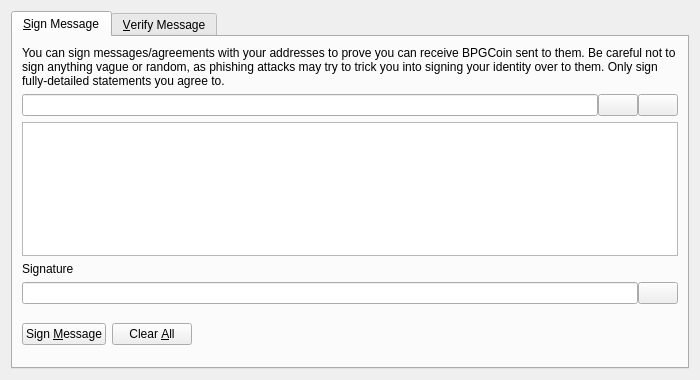
<?xml version="1.0" encoding="UTF-8"?>
<ui version="4.0">
 <class>SignVerifyMessageDialog</class>
 <widget class="QDialog" name="SignVerifyMessageDialog">
  <property name="geometry">
   <rect>
    <x>0</x>
    <y>0</y>
    <width>700</width>
    <height>380</height>
   </rect>
  </property>
  <property name="windowTitle">
   <string>Signatures - Sign / Verify a Message</string>
  </property>
  <property name="modal">
   <bool>true</bool>
  </property>
  <layout class="QVBoxLayout" name="verticalLayout">
   <item>
    <widget class="QTabWidget" name="tabWidget">
     <property name="currentIndex">
      <number>0</number>
     </property>
     <widget class="QWidget" name="tabSignMessage">
      <attribute name="title">
       <string>&amp;Sign Message</string>
      </attribute>
      <layout class="QVBoxLayout" name="verticalLayout_SM">
       <item>
        <widget class="QLabel" name="infoLabel_SM">
         <property name="text">
          <string>You can sign messages/agreements with your addresses to prove you can receive BPGCoin sent to them. Be careful not to sign anything vague or random, as phishing attacks may try to trick you into signing your identity over to them. Only sign fully-detailed statements you agree to.</string>
         </property>
         <property name="textFormat">
          <enum>Qt::PlainText</enum>
         </property>
         <property name="wordWrap">
          <bool>true</bool>
         </property>
        </widget>
       </item>
       <item>
        <layout class="QHBoxLayout" name="horizontalLayout_1_SM">
         <property name="spacing">
          <number>0</number>
         </property>
         <item>
          <widget class="QValidatedLineEdit" name="addressIn_SM">
           <property name="toolTip">
            <string>The BPGCoin address to sign the message with</string>
           </property>
          </widget>
         </item>
         <item>
          <widget class="QPushButton" name="addressBookButton_SM">
           <property name="toolTip">
            <string>Choose previously used address</string>
           </property>
           <property name="text">
            <string/>
           </property>
           <property name="shortcut">
            <string>Alt+A</string>
           </property>
           <property name="autoDefault">
            <bool>false</bool>
           </property>
          </widget>
         </item>
         <item>
          <widget class="QPushButton" name="pasteButton_SM">
           <property name="toolTip">
            <string>Paste address from clipboard</string>
           </property>
           <property name="text">
            <string/>
           </property>
           <property name="shortcut">
            <string>Alt+P</string>
           </property>
           <property name="autoDefault">
            <bool>false</bool>
           </property>
          </widget>
         </item>
        </layout>
       </item>
       <item>
        <widget class="QPlainTextEdit" name="messageIn_SM">
         <property name="toolTip">
          <string>Enter the message you want to sign here</string>
         </property>
        </widget>
       </item>
       <item>
        <widget class="QLabel" name="signatureLabel_SM">
         <property name="text">
          <string>Signature</string>
         </property>
         <property name="textFormat">
          <enum>Qt::PlainText</enum>
         </property>
        </widget>
       </item>
       <item>
        <layout class="QHBoxLayout" name="horizontalLayout_2_SM">
         <property name="spacing">
          <number>0</number>
         </property>
         <item>
          <widget class="QLineEdit" name="signatureOut_SM">
           <property name="font">
            <font>
             <italic>true</italic>
            </font>
           </property>
           <property name="readOnly">
            <bool>true</bool>
           </property>
          </widget>
         </item>
         <item>
          <widget class="QPushButton" name="copySignatureButton_SM">
           <property name="toolTip">
            <string>Copy the current signature to the system clipboard</string>
           </property>
           <property name="text">
            <string/>
           </property>
           <property name="autoDefault">
            <bool>false</bool>
           </property>
          </widget>
         </item>
        </layout>
       </item>
       <item>
        <layout class="QHBoxLayout" name="horizontalLayout_3_SM">
         <item>
          <widget class="QPushButton" name="signMessageButton_SM">
           <property name="toolTip">
            <string>Sign the message to prove you own this BPGCoin address</string>
           </property>
           <property name="text">
            <string>Sign &amp;Message</string>
           </property>
           <property name="autoDefault">
            <bool>false</bool>
           </property>
          </widget>
         </item>
         <item>
          <widget class="QPushButton" name="clearButton_SM">
           <property name="toolTip">
            <string>Reset all sign message fields</string>
           </property>
           <property name="text">
            <string>Clear &amp;All</string>
           </property>
           <property name="autoDefault">
            <bool>false</bool>
           </property>
          </widget>
         </item>
         <item>
          <spacer name="horizontalSpacer_1_SM">
           <property name="orientation">
            <enum>Qt::Horizontal</enum>
           </property>
           <property name="sizeHint" stdset="0">
            <size>
             <width>40</width>
             <height>48</height>
            </size>
           </property>
          </spacer>
         </item>
         <item>
          <widget class="QLabel" name="statusLabel_SM">
           <property name="font">
            <font>
             <weight>75</weight>
             <bold>true</bold>
            </font>
           </property>
           <property name="text">
            <string/>
           </property>
           <property name="wordWrap">
            <bool>true</bool>
           </property>
          </widget>
         </item>
         <item>
          <spacer name="horizontalSpacer_2_SM">
           <property name="orientation">
            <enum>Qt::Horizontal</enum>
           </property>
           <property name="sizeHint" stdset="0">
            <size>
             <width>40</width>
             <height>48</height>
            </size>
           </property>
          </spacer>
         </item>
        </layout>
       </item>
      </layout>
     </widget>
     <widget class="QWidget" name="tabVerifyMessage">
      <attribute name="title">
       <string>&amp;Verify Message</string>
      </attribute>
      <layout class="QVBoxLayout" name="verticalLayout_VM">
       <item>
        <widget class="QLabel" name="infoLabel_VM">
         <property name="text">
          <string>Enter the receiver's address, message (ensure you copy line breaks, spaces, tabs, etc. exactly) and signature below to verify the message. Be careful not to read more into the signature than what is in the signed message itself, to avoid being tricked by a man-in-the-middle attack. Note that this only proves the signing party receives with the address, it cannot prove sendership of any transaction!</string>
         </property>
         <property name="textFormat">
          <enum>Qt::PlainText</enum>
         </property>
         <property name="alignment">
          <set>Qt::AlignLeading|Qt::AlignLeft|Qt::AlignTop</set>
         </property>
         <property name="wordWrap">
          <bool>true</bool>
         </property>
        </widget>
       </item>
       <item>
        <layout class="QHBoxLayout" name="horizontalLayout_1_VM">
         <property name="spacing">
          <number>0</number>
         </property>
         <item>
          <widget class="QValidatedLineEdit" name="addressIn_VM">
           <property name="toolTip">
            <string>The BPGCoin address the message was signed with</string>
           </property>
          </widget>
         </item>
         <item>
          <widget class="QPushButton" name="addressBookButton_VM">
           <property name="toolTip">
            <string>Choose previously used address</string>
           </property>
           <property name="text">
            <string/>
           </property>
           <property name="shortcut">
            <string>Alt+A</string>
           </property>
           <property name="autoDefault">
            <bool>false</bool>
           </property>
          </widget>
         </item>
        </layout>
       </item>
       <item>
        <widget class="QPlainTextEdit" name="messageIn_VM"/>
       </item>
       <item>
        <widget class="QValidatedLineEdit" name="signatureIn_VM"/>
       </item>
       <item>
        <layout class="QHBoxLayout" name="horizontalLayout_2_VM">
         <item>
          <widget class="QPushButton" name="verifyMessageButton_VM">
           <property name="toolTip">
            <string>Verify the message to ensure it was signed with the specified BPGCoin address</string>
           </property>
           <property name="text">
            <string>Verify &amp;Message</string>
           </property>
           <property name="autoDefault">
            <bool>false</bool>
           </property>
          </widget>
         </item>
         <item>
          <widget class="QPushButton" name="clearButton_VM">
           <property name="toolTip">
            <string>Reset all verify message fields</string>
           </property>
           <property name="text">
            <string>Clear &amp;All</string>
           </property>
           <property name="autoDefault">
            <bool>false</bool>
           </property>
          </widget>
         </item>
         <item>
          <spacer name="horizontalSpacer_1_VM">
           <property name="orientation">
            <enum>Qt::Horizontal</enum>
           </property>
           <property name="sizeHint" stdset="0">
            <size>
             <width>40</width>
             <height>48</height>
            </size>
           </property>
          </spacer>
         </item>
         <item>
          <widget class="QLabel" name="statusLabel_VM">
           <property name="font">
            <font>
             <weight>75</weight>
             <bold>true</bold>
            </font>
           </property>
           <property name="text">
            <string/>
           </property>
           <property name="wordWrap">
            <bool>true</bool>
           </property>
          </widget>
         </item>
         <item>
          <spacer name="horizontalSpacer_2_VM">
           <property name="orientation">
            <enum>Qt::Horizontal</enum>
           </property>
           <property name="sizeHint" stdset="0">
            <size>
             <width>40</width>
             <height>48</height>
            </size>
           </property>
          </spacer>
         </item>
        </layout>
       </item>
      </layout>
     </widget>
    </widget>
   </item>
  </layout>
 </widget>
 <customwidgets>
  <customwidget>
   <class>QValidatedLineEdit</class>
   <extends>QLineEdit</extends>
   <header>qvalidatedlineedit.h</header>
  </customwidget>
 </customwidgets>
 <resources>
  <include location="../bpgcoin.qrc"/>
 </resources>
 <connections/>
</ui>
